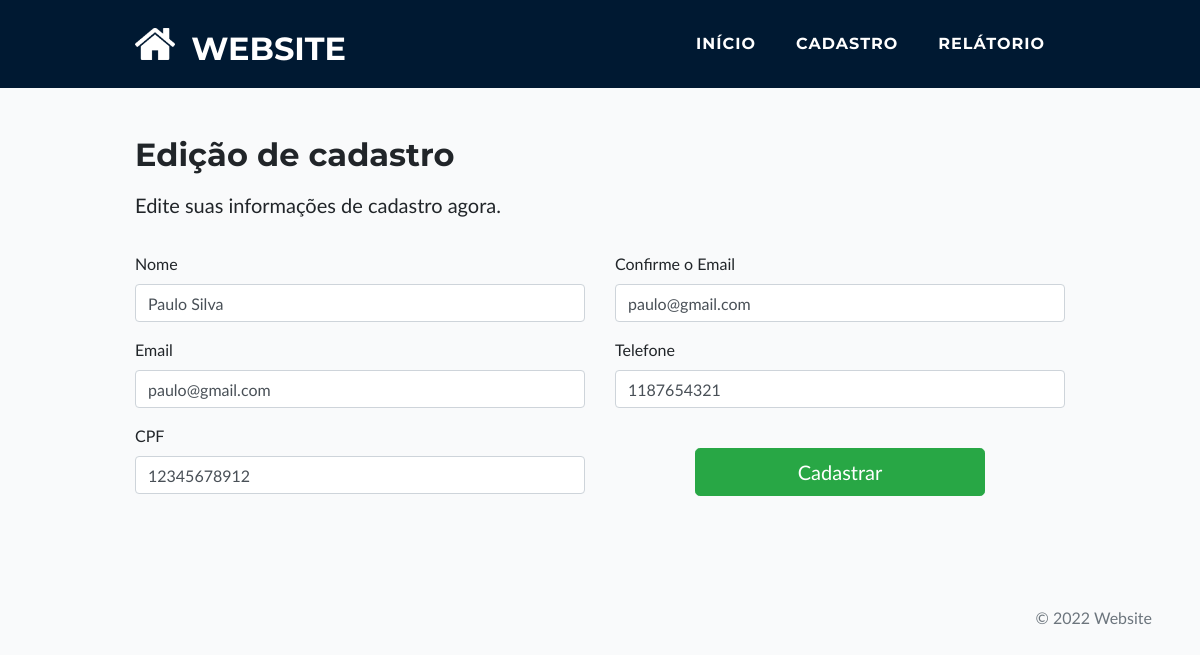
The page /registerEdit.php?email=paulo@gmail.com on the database its author committed.
### tables this page shows
CREATE TABLE `register` (
  `id_register` int(10) UNSIGNED NOT NULL,
  `name` tinytext NOT NULL,
  `email` varchar(50) NOT NULL,
  `phone` bigint(10) UNSIGNED ZEROFILL NOT NULL,
  `cpf` bigint(11) UNSIGNED ZEROFILL NOT NULL,
  `dtm_register` datetime NOT NULL DEFAULT current_timestamp()
);

### registerEdit.php (the view, shortened to what this page needs)
<?php
	include("backend/connection.php");
	if ($_SERVER['REQUEST_METHOD'] == 'GET'){
    $email = $_GET["email"];
    try {
      $conn = new PDO("mysql:host=$servername;dbname=$dbname", $username, $password);
      $conn->setAttribute(PDO::ATTR_ERRMODE, PDO::ERRMODE_EXCEPTION);
      $sql = "SELECT name, email, phone, cpf, dtm_register FROM register WHERE email = :email";
      $stmt = $conn->prepare($sql);
      $stmt->bindParam(":email", $email, PDO::PARAM_STR);
      $stmt->execute();
      $results = $stmt->setFetchMode(PDO::FETCH_ASSOC);
      $results = $stmt->fetchAll();
    }
    catch(PDOException $e) {
      echo "Error: " . $e->getMessage();
    }
    $user = (object) $results[0];
	}
?>
<!DOCTYPE html>
<html lang="pt-br">
  <head>
		<link href="frontend/css/fonts.css" rel="stylesheet" type="text/css"/>
    <link href="components/bootstrap/css/bootstrap.min.css" rel="stylesheet"/>
    <link rel="stylesheet" href="frontend/css/style.css"/>
    <link rel="stylesheet" href="https://cdn.jsdelivr.net/npm/bootstrap-icons@1.8.1/font/bootstrap-icons.css">
  </head>
  <body>
    <?php include("nav.php") ?>
    <div class="container">
      <div class="pt-5 pb-3">
        <h2>Edição de cadastro</h2>
        <p class="lead mt-3">Edite suas informações de cadastro agora.</p>
      </div>
      <form class="needs-validation row justify-content-center" method="put" enctype="multipart/form-data" name="formRegister" id="formRegister" novalidate>
        <div class="col-md-6">
          <div class="mb-3">
            <label for="name">Nome</label>
            <input type="text" class="form-control register" name="name" id="name" placeholder="Digite seu nome" value="<?php echo $user->name; ?>" autofocus="autofocus" required>
          </div>
          <div class="mb-3">
            <label for="email">Email</label>
            <input type="email" class="form-control register" name="email" id="email" placeholder="nome@exemplo.com" value="<?php echo $user->email; ?>" required>
          </div>
        </div>
        <div class="col-md-6">
          <div class="mb-3">
            <label for="confirmEmail">Confirme o Email</label>
            <input type="email" class="form-control register" name="confirmEmail" id="confirmEmail" placeholder="nome@exemplo.com" value="<?php echo $user->email; ?>" required>
          </div>
          <div class="mb-3">
            <label for="phone">Telefone</label>
            <input type="phone" class="form-control register" name="phone" id="phone" placeholder="(11) 8765-4321" value="<?php echo $user->phone; ?>" required>
          </div>
        </div>
        <div class="col-12 col-md-6 mr-auto">
          <div class="mb-3">
            <label for="cpf">CPF</label>
            <input type="text" class="form-control register" name="cpf" id="cpf" placeholder="Digite seu CPF" value="<?php echo $user->cpf; ?>" required>
          </div>
        </div>
        <div class="col-sm-6 col-md-5 col-xl-4 mt-4">
          <button class="btn btn-success btn-lg btn-block col-centered" type="submit">Cadastrar</button>
        </div>
        <div class="col-md-1 col-xl-1">
        </div>
      </form>
    </div>
    <?php include("footer.php") ?>
  </body>
</html>

### frontend/css/style.css (style rules this page uses)
body { font-family: 'Lato'; background-color: hsla(210, 17%, 98%, 1) !important; }
.container { max-width: 960px; }
h1, h2, h3, h4, h5, h6 { font-weight: 700; font-family: 'Montserrat'; }

### rows shown on the page
register: name "Paulo Silva", email "paulo@gmail.com", confirmEmail "paulo@gmail.com", phone "1187654321", cpf "12345678912"
